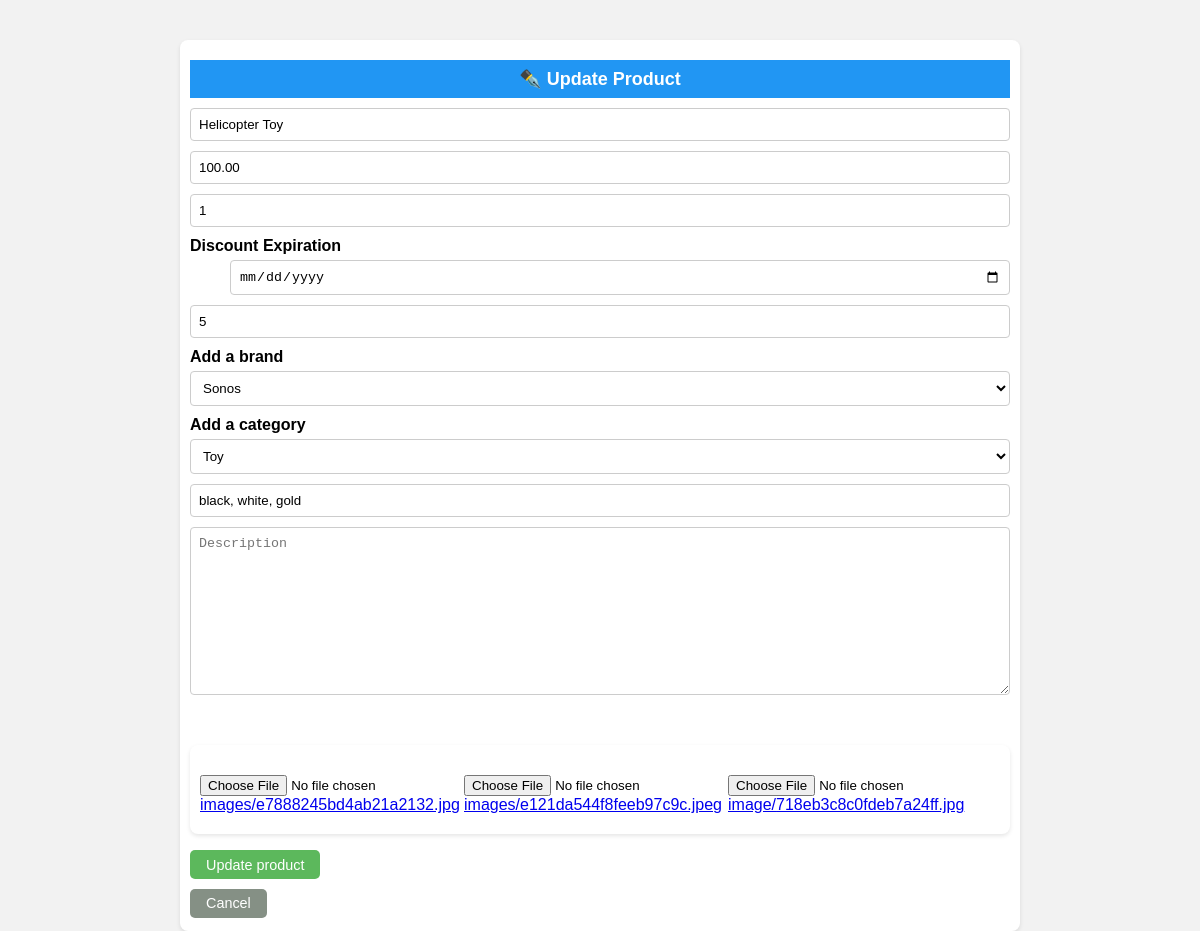
The page /updateproduct/2 on the database its author committed.
### shop/products/models.py (models this page shows, shortened)
class Addproduct(db.Model):
    __searchable__ = ['name', 'desc']
    id = db.Column(db.Integer, primary_key=True)
    name = db.Column(db.String(80), nullable=False)
    price = db.Column(db.Numeric(10, 2), nullable=False)
    discount = db.Column(db.Integer, default=0)
    stock = db.Column(db.Integer, nullable=False)
    colors = db.Column(db.Text, nullable=False)
    desc = db.Column(db.Text, nullable=False)
    pub_date = db.Column(db.DateTime, nullable=False, default=datetime.utcnow)
    discount_expiration = db.Column(db.DateTime, nullable=True)
    previous_discounts = db.relationship('DiscountExpiredOffer', backref='product', lazy=True)
    category_id = db.Column(db.Integer, db.ForeignKey('category.id'), nullable=False)
    category = db.relationship('Category', backref=db.backref('categories', lazy=True))
    brand_id = db.Column(db.Integer, db.ForeignKey('brand.id'), nullable=False)
    brand = db.relationship('Brand', backref=db.backref('brands', lazy=True))
    image_1 = db.Column(db.String(150), nullable=False, default='image1.jpg')
    image_2 = db.Column(db.String(150), nullable=False, default='image2.jpg')
    image_3 = db.Column(db.String(150), nullable=False, default='image3.jpg')

class Brand(db.Model):
    id = db.Column(db.Integer, primary_key=True)
    name = db.Column(db.String(30), nullable=False, unique=True)

class Category(db.Model):
    id = db.Column(db.Integer, primary_key=True)
    name = db.Column(db.String(30), nullable=False, unique=True)

### shop/products/routes.py (the view, shortened to what this page needs)
@app.route('/updateproduct/<int:id>', methods=['GET', 'POST'])
def updateproduct(id):
    form = Addproducts(request.form)
    product = Addproduct.query.get_or_404(id)
    brands = Brand.query.all()
    categories = Category.query.all()
    brand = request.form.get('brand')
    category = request.form.get('category')
    form.name.data = product.name
    form.price.data = product.price
    form.discount.data = product.discount
    form.stock.data = product.stock
    form.colors.data = product.colors
    form.description.data = product.desc
    brand = product.brand.name
    category = product.category.name
    return render_template('products/updateproduct.html', form=form, title='Update Product', getproduct=product, brands=brands, categories=categories)

### shop/products/forms.py
class Addproducts(Form):
    name = StringField('Name', [validators.DataRequired()])
    price = FloatField('Price', [validators.DataRequired()])
    discount = IntegerField('Discount', default=0)
    discount_days = DateField('Discount Expiration', format='%Y-%m-%d')
    stock = IntegerField('Stock', [validators.DataRequired()])
    colors = StringField('Colors', [validators.DataRequired()])
    description = TextAreaField('Description', [validators.DataRequired()])
    image_1 = FileField('Image 1', validators=[FileAllowed(['jpg, png, gif, jpeg'])])
    image_2 = FileField('Image 2', validators=[FileAllowed(['jpg, png, gif, jpeg'])])
    image_3 = FileField('Image 3', validators=[FileAllowed(['jpg, png, gif, jpeg'])])

### shop/templates/products/updateproduct.html (shortened to what this page needs)
<div class="container">
  <div class="row">
      <div style="width: 100%;">
          <div class="text-center bg-info p-2 h4">✒️ Update Product</div>
          {% from "_formhelpers.html" import render_field %}
          <form method="post" enctype="multipart/form-data">
              <div>
                  <input type="text" name="name" class="form-control" placeholder="Product Name" value="{{getproduct.name}}" required>
                  <input type="number" name="price" class="form-control" placeholder="Price" value="{{getproduct.price}}" required>
                  <input type="number" name="discount" class="form-control" placeholder="Discount" value="{{getproduct.discount}}" required>
                  {{ render_field(form.discount_days, class="form-control") }}
                  <input type="number" name="stock" class="form-control" placeholder="Stock" value="{{getproduct.stock}}" required>
                  <label for="brand">Add a brand</label>
                  <select name="brand" id="brand" class="form-control" required>
                      {% if getproduct %}
                          <option value="{{getproduct.brand_id}}" style="display: none;">{{getproduct.brand.name}}</option>
                      {% else %}
                          <option value=""> Select A brand</option>
                          {% for brand in brands %}
                              <option value="{{brand.id}}">{{brand.name}}</option>
                          {% endfor %}
                      {% endif %}
                  </select>
                  <label for="category">Add a category</label>
                  <select name="category" id="category" class="form-control" required>
                      {% if getproduct %}
                          <option value="{{getproduct.category_id}}" style="display: none;">{{getproduct.category.name}}</option>
                      {% else %}
                          <option value=""> Select A category</option>
                          {% for category in categories %}
                              <option value="{{category.id}}">{{category.name}}</option>
                          {% endfor %}
                      {% endif %}
                  </select>
                  <input type="text" name="colors" class="form-control" placeholder="Colors" value="{{getproduct.colors}}" required>
                  <textarea name="description" class="form-control" rows="10" placeholder="Description" value="{{getproduct.desc}}"  required></textarea>
              </div>
              <div class="container">
                  <div class="row">
                      {% if getproduct %}
                          <div style="width: 33%;">
                              <input type="file" name="image_1" id="image_1">
                              <a href="{{url_for('static',filename='images/' + getproduct.image_1)}}"> images/{{ getproduct.image_1}}</a>
                          </div>
                          <div style="width: 33%;">
                              <input type="file" name="image_2" id="image_2">
                              <a href="{{url_for('static',filename='images/' + getproduct.image_2)}}">images/{{ getproduct.image_2}}</a>
                          </div>
                          <div style="width: 33%;">
                              <input type="file" name="image_3" id="image_3">
                              <a href="{{url_for('static',filename='images/' + getproduct.image_3)}}"> image/{{ getproduct.image_3}}</a>
                          </div>
                      {% else %}
                          <div style="width: 33%;"><input type="file" name="image_1" id="image_1"></div>
                          <div style="width: 33%;"><input type="file" name="image_2" id="image_2"></div>
                          <div style="width: 33%;"><input type="file" name="image_3" id="image_3"></div>
                      {% endif %}
                  </div>
              </div>
              <p><input type="submit" style="padding: 0.4rem 1rem; border: none; color: white; background-color: #5cb85c; border-radius: 5px ; font-size: 0.9rem; cursor: pointer;" value="{% if getproduct %}Update{% else %}Add{% endif %} product"></p>
          </form>
          <a style="padding: 0.4rem 1rem; border: none; color: white; background-color: #859085; border-radius: 5px ; font-size: 0.9rem; cursor: pointer; text-decoration: none;"  href="{{url_for('admin')}}">Cancel</a>
      </div>
  </div>
</div>

### shop/templates/_formhelpers.html (shortened to what this page needs)
{% macro render_field(field) %}
<dt>{{ field.label }}</dt>
<dd>
  {{ field(**kwargs)|safe }}
</dd>
{% endmacro %}

### shop/templates/products/updateproduct.html (style rules this page uses)
.container { margin: 0 auto; max-width: 800px; background-color: #fff; border-radius: 8px; box-shadow: 0 2px 4px rgba(0, 0, 0, 0.1); padding: 20px; margin-top: 40px; }
.text-center { text-align: center; }
.bg-info { background-color: #2196f3; color: #fff; }
.p-2 { padding: 8px; }
.h4 { font-size: 18px; font-weight: bold; margin-bottom: 10px; }
.form-control { width: 100%; padding: 8px; margin-bottom: 10px; border: 1px solid #ccc; border-radius: 4px; box-sizing: border-box; }
label { display: block; margin-bottom: 5px; font-weight: bold; }
select { width: 100%; padding: 8px; margin-bottom: 10px; border: 1px solid #ccc; border-radius: 4px; box-sizing: border-box; background-color: #fff; }
textarea { width: 100%; padding: 8px; margin-bottom: 10px; border: 1px solid #ccc; border-radius: 4px; box-sizing: border-box; resize: vertical; }
input[type="file"] { margin-top: 10px; }
.container .row { display: flex; flex-wrap: wrap; margin-left: -10px; margin-right: -10px; }
.container .row::after { content: ""; clear: both; display: table; }

### rows shown on the page
Addproduct: name "Helicopter Toy", price "100.00", discount "1", stock "5", colors "black, white, gold", description "Description", image_1 "e7888245bd4ab21a2132.jpg", image_2 "e121da544f8feeb97c9c.jpeg", image_3 "718eb3c8c0fdeb7a24ff.jpg"
Brand: brand "Sonos"
Category: category "Toy"

### other values the page prints
{{ field.label }} "Discount Expiration"
